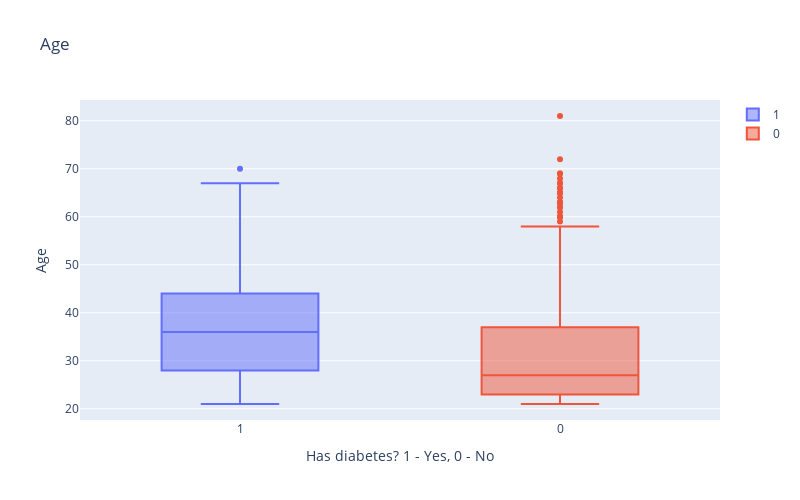

Notebook code cell kept with this figure:
### Code cell
figs = []

for outcome in diabetic:
    figs.append(
        go.Box(
            y = df.loc[(df['Outcome']==outcome), 'Age'],
            name = outcome
        )
    )
layout = go.Layout(
    title = "Age",
    xaxis = {"title" : "Has diabetes? 1 - Yes, 0 - No"},
    yaxis = {"title" : "Age"},
    width=800,
    height=500
)

fig = go.Figure(data=figs, layout=layout)
py.offline.iplot(fig)

### Figure 1 — Plotly figure (JSON) as saved in the notebook; plotly's stock layout.template omitted (floating-point values rounded to 4 significant figures; data arrays with more than 128 entries replaced by an {"elided": "..."} marker saying what was removed)
{"data": [{"name": "1", "type": "box", "y": {"elided": "268 int values"}}, {"name": "0", "type": "box", "y": {"elided": "500 int values"}}], "layout": {"height": 500, "title": {"text": "Age"}, "width": 800, "xaxis": {"title": {"text": "Has diabetes? 1 - Yes, 0 - No"}}, "yaxis": {"title": {"text": "Age"}}}}
